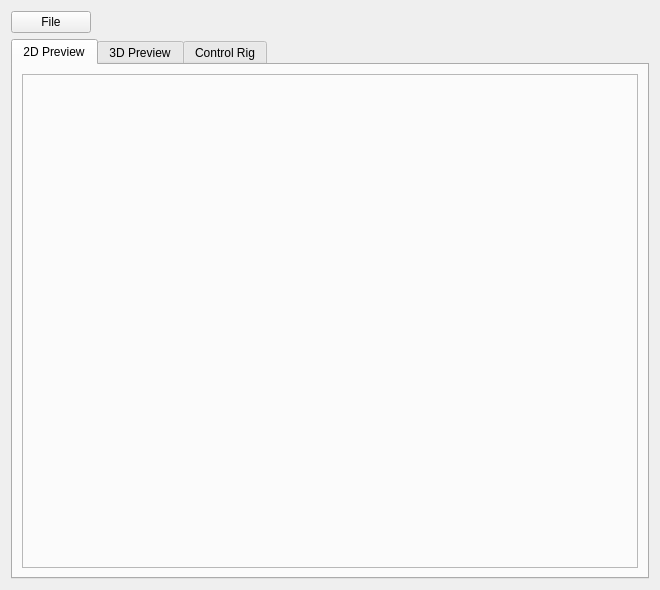
<?xml version="1.0" encoding="UTF-8"?>
<ui version="4.0">
 <class>Form</class>
 <widget class="QWidget" name="Form">
  <property name="geometry">
   <rect>
    <x>0</x>
    <y>0</y>
    <width>660</width>
    <height>590</height>
   </rect>
  </property>
  <property name="windowTitle">
   <string>Form</string>
  </property>
  <layout class="QVBoxLayout" name="verticalLayout">
   <item>
    <layout class="QHBoxLayout" name="horizontalLayout">
     <item>
      <widget class="QPushButton" name="pushButton">
       <property name="font">
        <font>
         <kerning>true</kerning>
        </font>
       </property>
       <property name="text">
        <string>File</string>
       </property>
      </widget>
     </item>
     <item>
      <spacer name="horizontalSpacer">
       <property name="orientation">
        <enum>Qt::Horizontal</enum>
       </property>
       <property name="sizeHint" stdset="0">
        <size>
         <width>40</width>
         <height>20</height>
        </size>
       </property>
      </spacer>
     </item>
    </layout>
   </item>
   <item>
    <widget class="QTabWidget" name="tabWidget">
     <property name="currentIndex">
      <number>0</number>
     </property>
     <widget class="QWidget" name="tab">
      <attribute name="title">
       <string>2D Preview</string>
      </attribute>
      <layout class="QVBoxLayout" name="verticalLayout_2">
       <item>
        <widget class="QFrame" name="frame">
         <property name="sizePolicy">
          <sizepolicy hsizetype="Preferred" vsizetype="Preferred">
           <horstretch>0</horstretch>
           <verstretch>0</verstretch>
          </sizepolicy>
         </property>
         <property name="frameShape">
          <enum>QFrame::StyledPanel</enum>
         </property>
         <property name="frameShadow">
          <enum>QFrame::Raised</enum>
         </property>
        </widget>
       </item>
      </layout>
     </widget>
     <widget class="QWidget" name="">
      <attribute name="title">
       <string>3D Preview</string>
      </attribute>
     </widget>
     <widget class="QWidget" name="tab_2">
      <attribute name="title">
       <string>Control Rig</string>
      </attribute>
     </widget>
    </widget>
   </item>
  </layout>
 </widget>
 <resources/>
 <connections/>
</ui>
